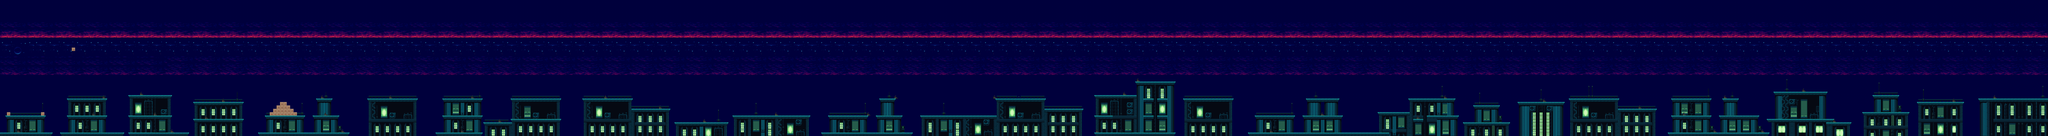

The image is a tile-based game level rendered from a .tmx file. Its description and source (layers, tilesets, objects; grid data summarised) follow:
An orthogonal 600x40 tile map with 16x16 px tiles, 3 tile layers (background, graphics, trash), 3 tilesets and 179 objects.

<map version="1.8" tiledversion="1.8.2" orientation="orthogonal" renderorder="right-down" width="600" height="40" tilewidth="16" tileheight="16" infinite="0" nextlayerid="24" nextobjectid="423">
 <tileset firstgid="1" source="build.tsx" />
 <tileset firstgid="385" source="background.tsx" />
 <tileset firstgid="505" source="garbage.tsx" />
 <layer id="9" name="background" width="600" height="40">
  <data>[24000 cells, 24000 non-empty, 74 distinct tile ids]</data>
 </layer>
 <layer id="8" name="graphics" width="600" height="40">
  <data>[24000 cells, 5340 non-empty, 118 distinct tile ids]</data>
 </layer>
 <layer id="17" name="trash" width="600" height="40">
  <data>[24000 cells, 73 non-empty, 4 distinct tile ids]</data>
 </layer>
 <objectgroup id="15" name="ground">
  <object id="46" x="32" y="544" width="176" height="16" />
  <object id="47" x="0" y="624" width="240" height="16" />
  <object id="48" x="320" y="544" width="176" height="16" />
  <object id="49" x="320" y="464" width="176" height="16" />
  <object id="50" x="288" y="624" width="288" height="16" />
  <object id="51" x="608" y="448" width="192" height="16" />
  <object id="52" x="608" y="544" width="192" height="16" />
  <object id="53" x="608" y="624" width="272" height="16" />
  <object id="54" x="912" y="480" width="224" height="16" />
  <object id="55" x="912" y="560" width="224" height="16" />
  <object id="56" x="1248" y="544" width="176" height="16" />
  <object id="57" x="1216" y="624" width="416" height="16" />
  <object id="58" x="1472" y="544" width="112" height="16" />
  <object id="59" x="1488" y="464" width="64" height="16" />
  <object id="60" x="1728" y="464" width="224" height="16" />
  <object id="61" x="2080" y="464" width="176" height="16" />
  <object id="62" x="2080" y="544" width="176" height="16" />
  <object id="63" x="2048" y="624" width="208" height="16" />
  <object id="64" x="2272" y="576" width="128" height="16" />
  <object id="65" x="2400" y="560" width="224" height="16" />
  <object id="66" x="2400" y="464" width="224" height="16" />
  <object id="68" x="2736" y="464" width="224" height="16" />
  <object id="69" x="2960" y="512" width="176" height="16" />
  <object id="70" x="3168" y="576" width="240" height="16" />
  <object id="71" x="3440" y="544" width="352" height="16" />
  <object id="72" x="3888" y="544" width="176" height="16" />
  <object id="73" x="3856" y="624" width="416" height="16" />
  <object id="74" x="4112" y="544" width="112" height="16" />
  <object id="75" x="4128" y="464" width="64" height="16" />
  <object id="76" x="4320" y="544" width="352" height="16" />
  <object id="77" x="4672" y="464" width="224" height="16" />
  <object id="78" x="4896" y="512" width="176" height="16" />
  <object id="79" x="5136" y="544" width="80" height="16" />
  <object id="80" x="5136" y="448" width="192" height="16" />
  <object id="81" x="5328" y="384" width="176" height="16" />
  <object id="82" x="5136" y="624" width="368" height="16" />
  <object id="83" x="5552" y="464" width="224" height="16" />
  <object id="84" x="5888" y="544" width="176" height="16" />
  <object id="85" x="5856" y="624" width="656" height="16" />
  <object id="86" x="6112" y="544" width="176" height="16" />
  <object id="87" x="6128" y="464" width="144" height="16" />
  <object id="88" x="6464" y="528" width="144" height="16" />
  <object id="89" x="6624" y="560" width="48" height="16" />
  <object id="90" x="6688" y="544" width="144" height="16" />
  <object id="91" x="6608" y="464" width="208" height="16" />
  <object id="93" x="6864" y="576" width="208" height="16" />
  <object id="94" x="6912" y="496" width="112" height="16" />
  <object id="95" x="7120" y="480" width="208" height="16" />
  <object id="96" x="7360" y="464" width="224" height="16" />
  <object id="97" x="7584" y="512" width="176" height="16" />
  <object id="99" x="7840" y="464" width="176" height="16" />
  <object id="100" x="7840" y="544" width="176" height="16" />
  <object id="101" x="7824" y="624" width="464" height="16" />
  <object id="103" x="8064" y="544" width="176" height="16" />
  <object id="104" x="8080" y="464" width="64" height="16" />
  <object id="105" x="8288" y="560" width="304" height="16" />
  <object id="108" x="8320" y="432" width="240" height="16" />
  <object id="109" x="8560" y="576" width="112" height="16" />
  <object id="110" x="8736" y="528" width="208" height="16" />
  <object id="111" x="8784" y="448" width="112" height="16" />
  <object id="112" x="8992" y="480" width="208" height="16" />
  <object id="113" x="9280" y="464" width="320" height="16" />
 </objectgroup>
 <objectgroup id="19" name="coin">
  <object id="118" x="9344" y="448" width="16" height="16" />
  <object id="119" x="9152" y="464" width="16" height="16" />
  <object id="120" x="8592" y="560" width="16" height="16" />
  <object id="121" x="8448" y="416" width="16" height="16" />
  <object id="122" x="8256" y="608" width="16" height="16" />
  <object id="123" x="8032" y="608" width="16" height="16" />
  <object id="124" x="8080" y="448" width="16" height="16" />
  <object id="125" x="7888" y="528" width="16" height="16" />
  <object id="126" x="7680" y="496" width="16" height="16" />
  <object id="127" x="7232" y="464" width="16" height="16" />
  <object id="128" x="6640" y="544" width="16" height="16" />
  <object id="129" x="6768" y="448" width="16" height="16" />
  <object id="131" x="6192" y="528" width="16" height="16" />
  <object id="132" x="5952" y="608" width="16" height="16" />
  <object id="133" x="5136" y="608" width="16" height="16" />
  <object id="134" x="5264" y="432" width="16" height="16" />
  <object id="135" x="5328" y="368" width="16" height="16" />
  <object id="136" x="4656" y="448" width="16" height="16" />
  <object id="137" x="4192" y="448" width="16" height="16" />
  <object id="138" x="4064" y="528" width="16" height="16" />
  <object id="139" x="3632" y="528" width="16" height="16" />
  <object id="141" x="3296" y="560" width="16" height="16" />
  <object id="142" x="3088" y="496" width="16" height="16" />
  <object id="143" x="2832" y="448" width="16" height="16" />
  <object id="144" x="2336" y="560" width="16" height="16" />
  <object id="145" x="2160" y="608" width="16" height="16" />
  <object id="146" x="2208" y="448" width="16" height="16" />
  <object id="147" x="1824" y="448" width="16" height="16" />
  <object id="148" x="1600" y="608" width="16" height="16" />
  <object id="149" x="1520" y="528" width="16" height="16" />
  <object id="150" x="1504" y="448" width="16" height="16" />
  <object id="151" x="960" y="544" width="16" height="16" />
  <object id="152" x="1040" y="464" width="16" height="16" />
  <object id="153" x="800" y="608" width="16" height="16" />
  <object id="154" x="720" y="528" width="16" height="16" />
  <object id="155" x="656" y="432" width="16" height="16" />
  <object id="157" x="432" y="528" width="16" height="16" />
  <object id="158" x="480" y="448" width="16" height="16" />
  <object id="159" x="80" y="608" width="16" height="16" />
 </objectgroup>
 <objectgroup id="4" name="end">
  <object id="19" x="3680" y="592" width="16" height="16" />
  <object id="116" x="9568" y="400" width="16" height="64" />
 </objectgroup>
 <objectgroup id="16" name="bricks">
  <object id="352" x="1264" y="528" width="16" height="16" />
  <object id="353" x="1280" y="528" width="16" height="16" />
  <object id="354" x="1296" y="528" width="16" height="16" />
  <object id="355" x="1312" y="528" width="16" height="16" />
  <object id="356" x="1328" y="528" width="16" height="16" />
  <object id="357" x="1344" y="528" width="16" height="16" />
  </objectgroup>
 <objectgroup id="22" name="objects">
  <!-- 56 objects omitted --></objectgroup>
 <objectgroup id="23" name="rats">
  <!-- 26 objects omitted --></objectgroup>
</map>
<!-- 70 of 179 objects omitted -->
